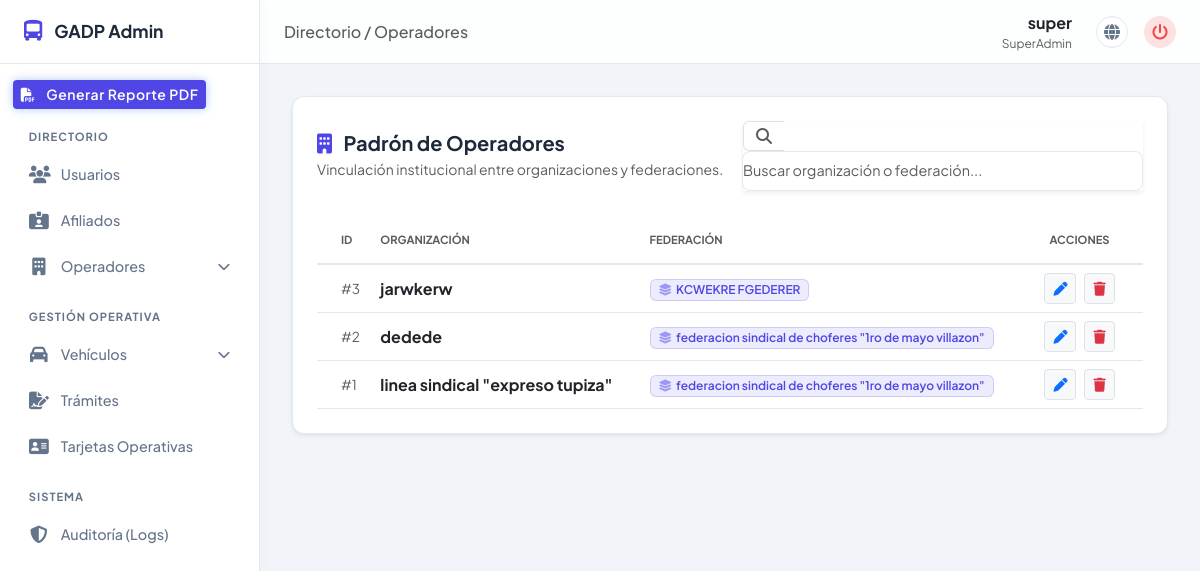
Page /gestion/operadores/ (signed in) on the earlier database version.
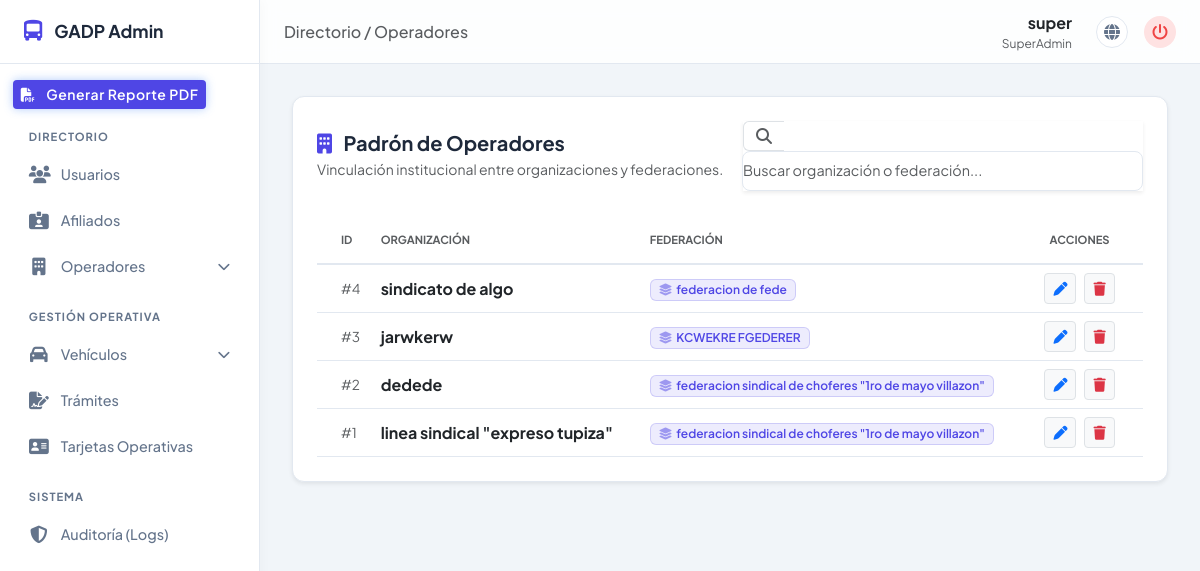
Same page on the later database version.
### apps/operador/models.py (models this page shows, shortened)
class Operador(models.Model):
    organizacion = models.ForeignKey(
        'Organizacion',
        on_delete=models.PROTECT,
        related_name='operador_organizacion'
    )
    federacion = models.ForeignKey(
        'Federacion',
        on_delete=models.PROTECT,
        related_name='operador_federacion'
    )
    fecha_registro = models.DateTimeField(auto_now_add=True)

class Organizacion(models.Model):
    nombre = models.CharField(max_length=500)
    fecha_registro = models.DateTimeField(auto_now_add=True)
    def __str__(self):
        return self.nombre

class Federacion(models.Model):
    nombre = models.CharField(max_length=500)
    fecha_registro = models.DateTimeField(auto_now_add=True)
    def __str__(self):
        return self.nombre

### apps/gestion/views.py (the view, shortened to what this page needs)
# urls.py: path('operadores/', views.gestion_operadores, name='operador_list'),
@login_required
@user_passes_test(es_superadmin, login_url='/', redirect_field_name=None)
def gestion_operadores(request: HttpRequest) -> HttpResponse:
    q = request.GET.get('q', '').strip()
    try:
        lista = Operador.objects.select_related('organizacion', 'federacion').all().order_by('-fecha_registro')
        if q:
            lista = lista.filter(
                Q(organizacion__nombre__icontains=q) |
                Q(federacion__nombre__icontains=q)
            )
        paginator = Paginator(lista, 20)
        registros = paginator.get_page(request.GET.get('page'))
    except DatabaseError as e:
        logger.error(f"Error consultando lista de operadores: {e}")
        messages.error(request, "Error al cargar la lista de operadores.")
        registros = []
    contexto = {
        'registros': registros,
        'q': q,
        'form_generico': NuevoOperadorForm(),
    }
    return render(request, 'gestion/gestion_operadores.html', contexto)

### apps/operador/forms.py
class NuevoOperadorForm(BootstrapFormMixin, forms.ModelForm):
    class Meta:
        model = Operador
        fields = ['organizacion', 'federacion']
        labels = {
            'organizacion': 'Organización a la que pertenece',
            'federacion': 'Federación asociada',
        }

### apps/usuario/permisos.py (called while the page is built)
def es_superadmin(user):
    return user.is_authenticated and user.rol == 'sa'

### apps/gestion/templates/gestion/gestion_operadores.html (shortened to what this page needs)
{% extends 'gestion/base_admin.html' %}
{% block header_title %}Directorio / Operadores{% endblock %}
{% block content %}
<div class="card-panel shadow-sm">
    <div class="d-flex flex-column flex-md-row justify-content-between align-items-md-center mb-4 gap-3">
        <div>
            <h5 class="mb-1 fw-bold" style="color: var(--text-main);">
                <i class="fas fa-building me-2" style="color: var(--accent-blue);"></i> Padrón de Operadores
            </h5>
            <p class="text-muted small mb-0">Vinculación institucional entre organizaciones y federaciones.</p>
        </div>
        <form id="formBuscador" class="d-flex" style="max-width: 400px; width: 100%;">
            <div class="input-group shadow-sm">
                <span class="input-group-text bg-white border-end-0 text-muted">
                    <i class="fas fa-search" id="iconoBusqueda"></i>
                </span>
                <input type="text" id="searchInput" name="q" value="{{ q }}" class="form-control border-start-0 ps-0" placeholder="Buscar organización o federación..." autocomplete="off">
            </div>
        </form>
    </div>
    <div id="tablaContainer" class="table-responsive">
        <table class="table table-hover align-middle mb-0">
            <thead class="bg-light">
                <tr style="border-bottom: 2px solid var(--border-color);">
                    <th class="text-muted text-uppercase fw-bold py-3 ps-4" style="font-size: 0.7rem;">ID</th>
                    <th class="text-muted text-uppercase fw-bold py-3" style="font-size: 0.7rem;">Organización</th>
                    <th class="text-muted text-uppercase fw-bold py-3" style="font-size: 0.7rem;">Federación</th>
                    <th class="text-muted text-uppercase fw-bold py-3 text-center pe-4" style="font-size: 0.7rem;">Acciones</th>
                </tr>
            </thead>
            <tbody style="background-color: var(--bg-surface);">
                {% for item in registros %}
                <tr style="border-bottom: 1px solid var(--border-color);">
                    <td class="text-muted ps-4" style="font-size: 0.85rem;">#{{ item.id }}</td>
                    <td class="fw-bold text-dark">{{ item.organizacion.nombre }}</td>
                    <td>
                        <span class="badge badge-fed px-2 py-1">
                            <i class="fas fa-layer-group me-1 opacity-50"></i>{{ item.federacion.nombre }}
                        </span>
                    </td>
                    <td class="text-center pe-4">
                        <div class="d-inline-flex gap-2">
                            <button type="button" class="btn btn-sm btn-light border" onclick="abrirModalEdicion('{{ item.id }}', '{{ item.organizacion.id }}', '{{ item.federacion.id }}')" title="Editar">
                                <i class="fas fa-pen text-primary"></i>
                            </button>
                            <button type="button" class="btn btn-sm btn-light border" onclick="abrirModalEliminacion('{{ item.id }}')" title="Eliminar">
                                <i class="fas fa-trash text-danger"></i>
                            </button>
                        </div>
                    </td>
                </tr>
                {% endfor %}
            </tbody>
        </table>
    </div>
</div>
{% endblock %}

Differences in the rows shown:
added Operador: id "4", organizacion.nombre "sindicato de algo", federacion.nombre "federacion de fede"
